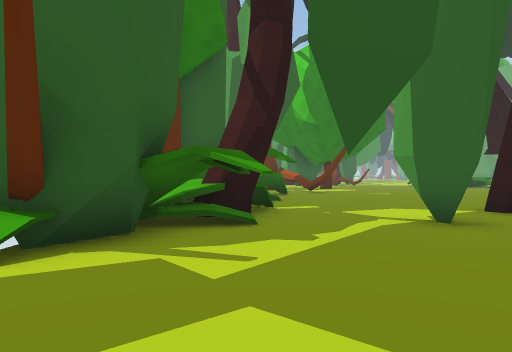
view 1 (above)

24 first-person views from a walk through a Unity game level. The camera is 1.4 m above the floor, looks level and sees 70° across. The floor is counted in squares, 2 m on a side. Each view is taken from the middle of a square. On the plan, view 1 faces up. The plan holds only what a view shows up to about 11 squares ahead; the rest is blank. The place goes on beyond the plan.

view 2
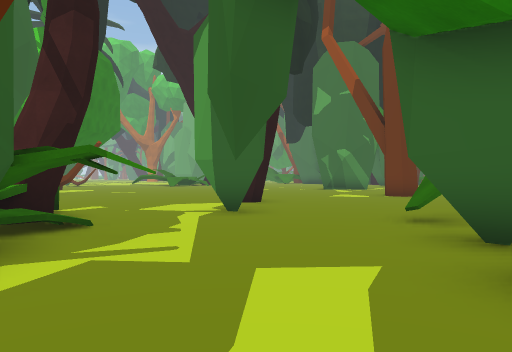

view 3
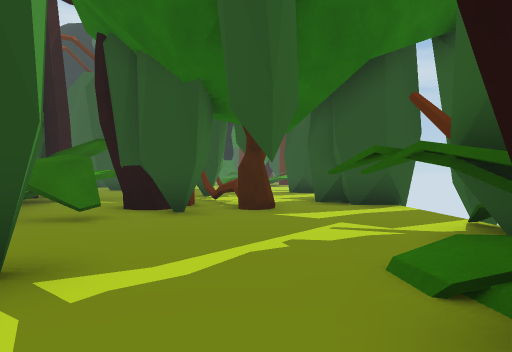

view 4
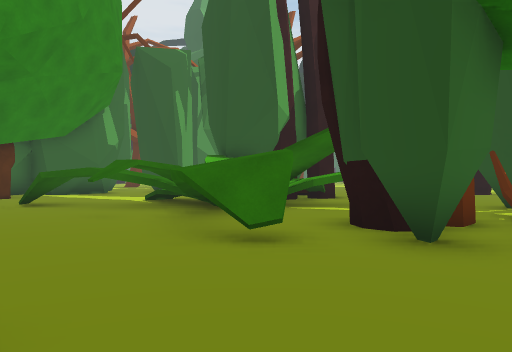

view 5
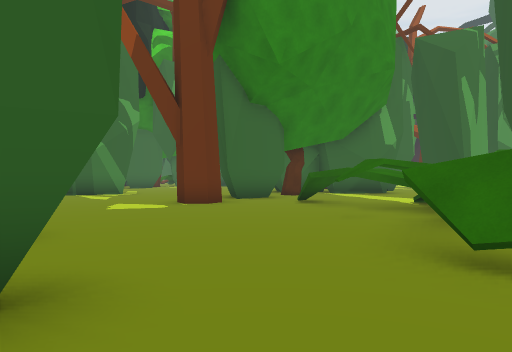

view 6
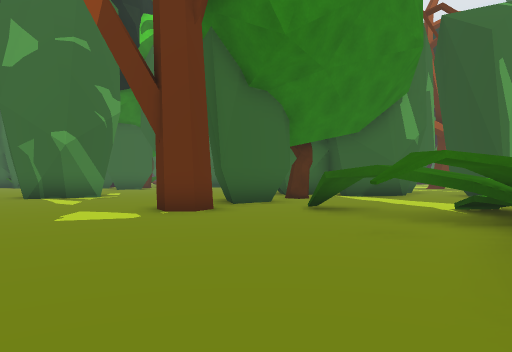

view 7
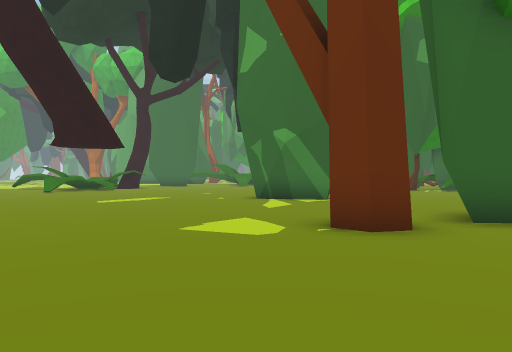

view 8
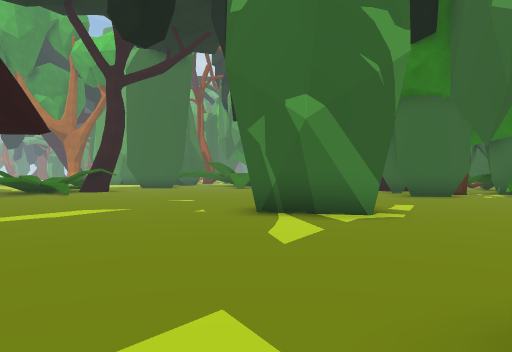

view 9
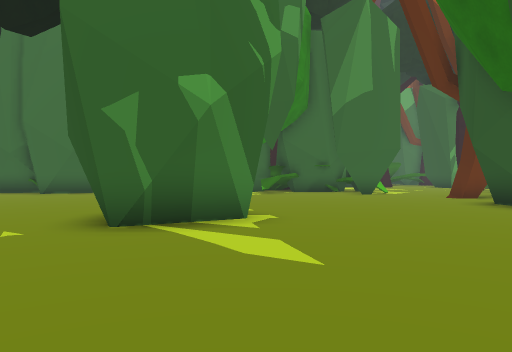

view 10
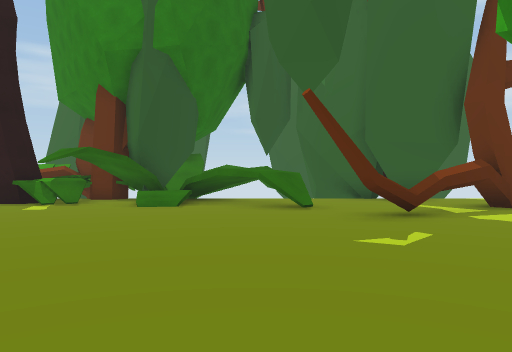

view 11
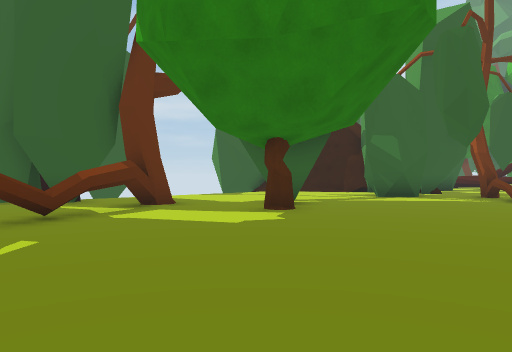

view 12
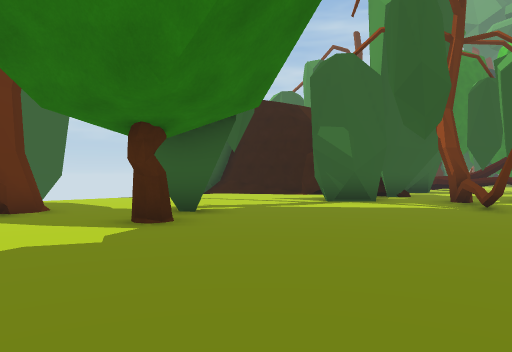

view 13
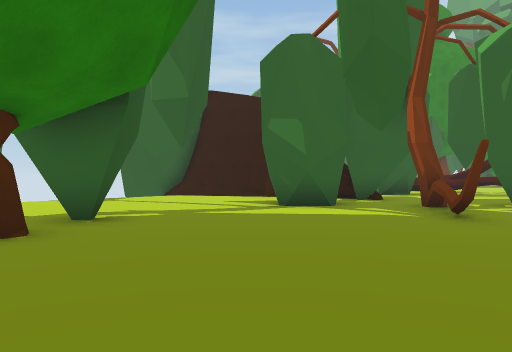

view 14
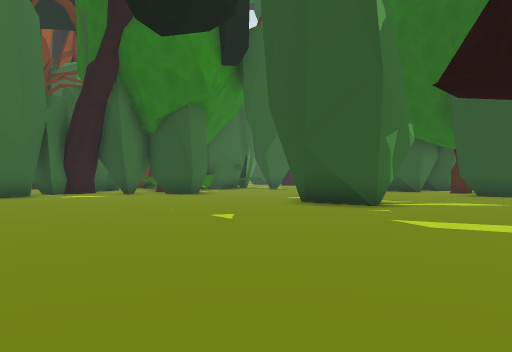

view 15
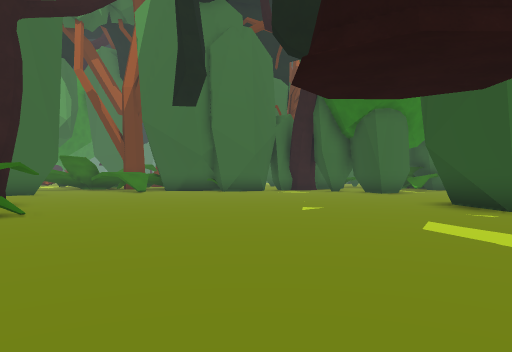

view 16
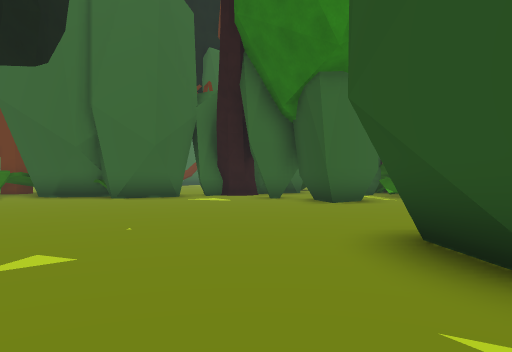

view 17
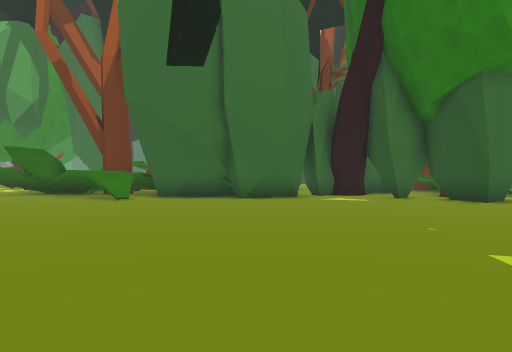

view 18
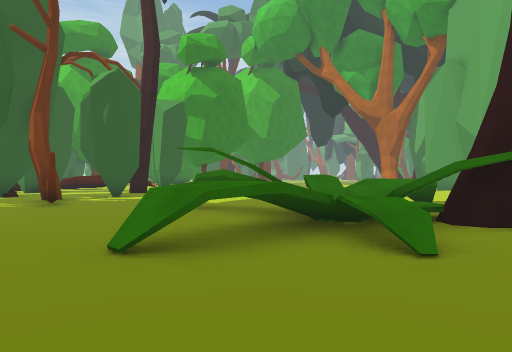

view 19
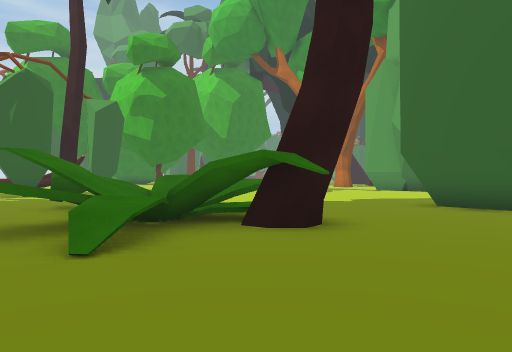

view 20
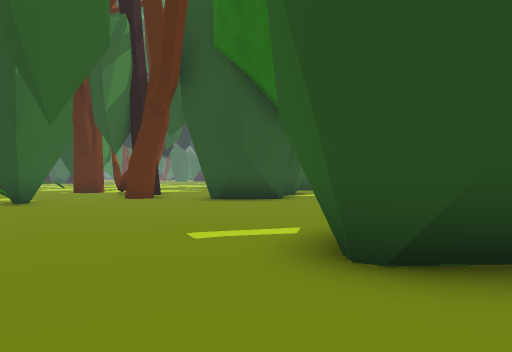

view 21
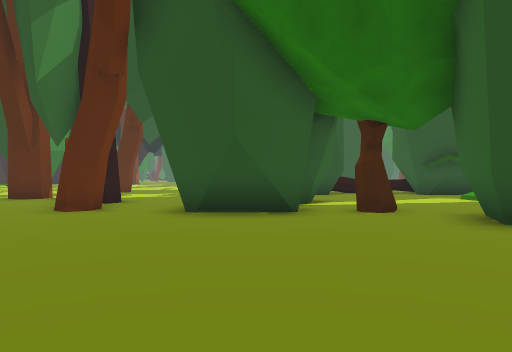

view 22
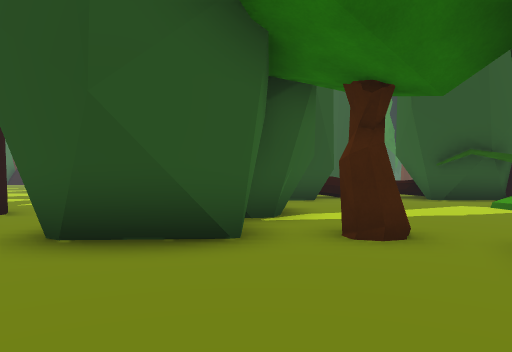

view 23
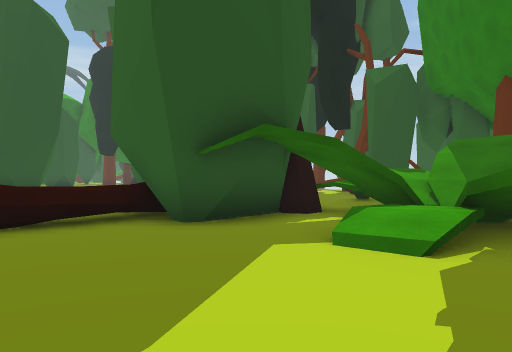

view 24
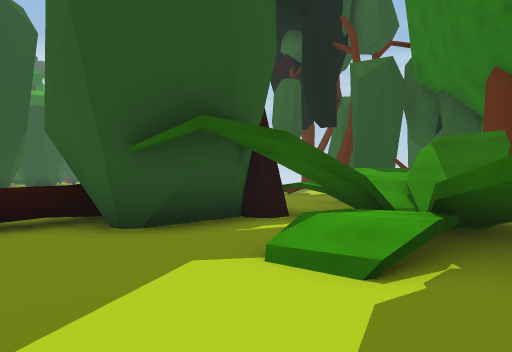

### Floor plan
Key: @ floor where view 1 was taken; # wall or solid block; x gap in a wall; . main floor; : floor 0.25 m higher than the main floor; + floor 0.5 m higher than the main floor; * floor 0.75 m higher than the main floor; % floor 1.75 m higher than the main floor; / step, stairs or slope; = window, fence, low wall or low ledge; ^ raised ledge; v drop or lower ground; T tree; H thing the floor can be seen under or through.
Columns run from 3 left of view 1 to 23 right of it. Each row starts with its distance up from view 1.
 31          ..
 30        ....
 29       ##..#
 28       .x..... .. .. ....
 27     .. #.==..... .. ....
 26    ...##..=.....    ..##
 25   .........#..#     ...#
 24   ............##* =....# ..
 23   .............#+:##.......
 22  ............. #*###....../
 21  .....#.......=#=//......./
 20  ......#...................
 19  ...H......................
 18  ...H......................
 17 ###..H.....................
 16 #....^.....................
 15  .....#....................
 14  ..//......................
 13  ////.....................#
 12    /.......................
 11  /=/.............###.....##
 10  ##/.............###.....#.
  9  #................#........
  8 TT#=......................
  7   ##....#.................
  6   ##..........#............
  5   #...#.......T##.........#
  4  ###............#..........
  3  #............/....###.....
  2  ......##/.##//....#  ..#..
  1 #....###/ /#///....#  ..#..
  0 #..@#### ////v.....=  ..# .
 -1 ###.###  //////....   ... ^
 -2   #. =# #////......
 -3      .# %/v/##...##
 -4       #/ //####...#
 -5       #...    #^^

Positions as (right, up) in squares from view 1, and headings:
1: (0, 0), facing up
2: (-2, 0), facing up-right
3: (1, 8), facing down
4: (1, 5), facing down-right
5: (1, 4), facing right
6: (3, 4), facing right
7: (6, 3), facing up-right
8: (9, 6), facing up-right
9: (9, 9), facing right
10: (9, 13), facing left
11: (9, 14), facing up-left
12: (9, 17), facing up-left
13: (9, 19), facing up-left
14: (10, 19), facing down-right
15: (7, 16), facing right
16: (12, 13), facing right
17: (12, 17), facing right
18: (12, 17), facing up
19: (15, 17), facing up
20: (17, 14), facing down
21: (17, 10), facing down
22: (16, 7), facing down
23: (14, 1), facing down-left
24: (13, 1), facing down-left
